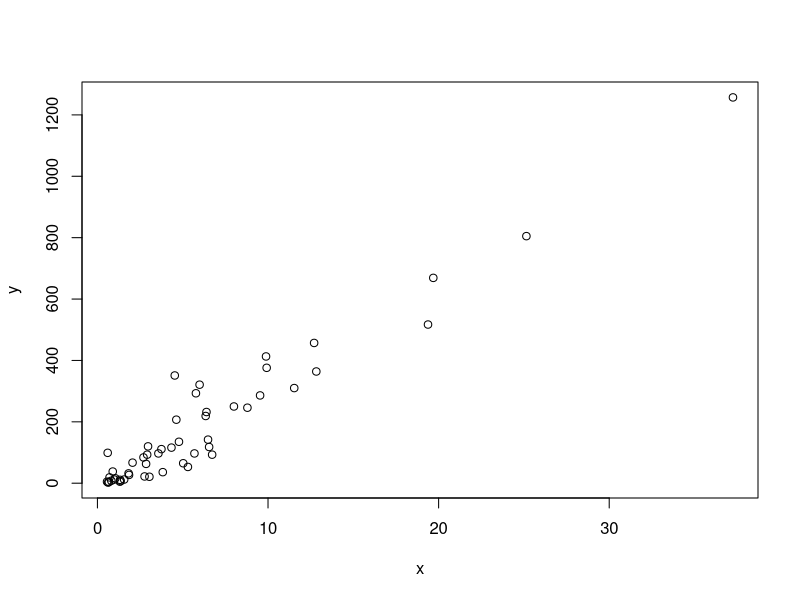
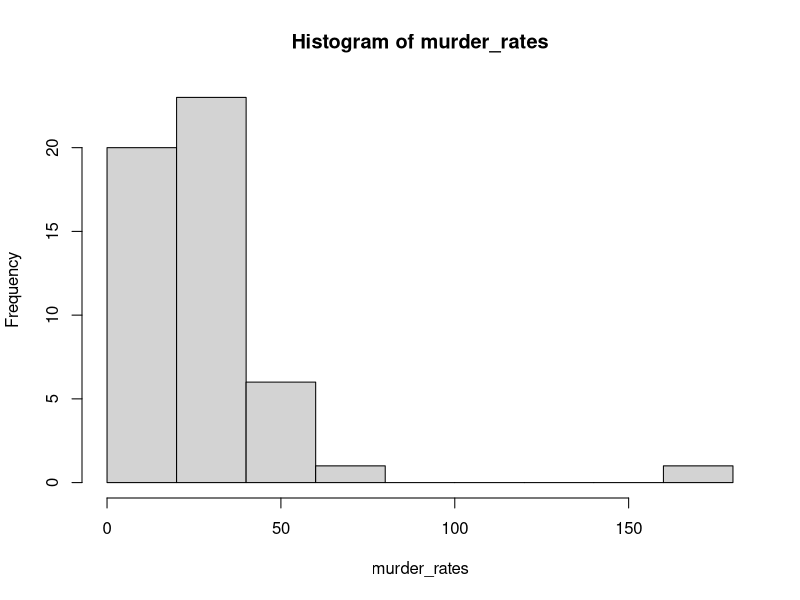
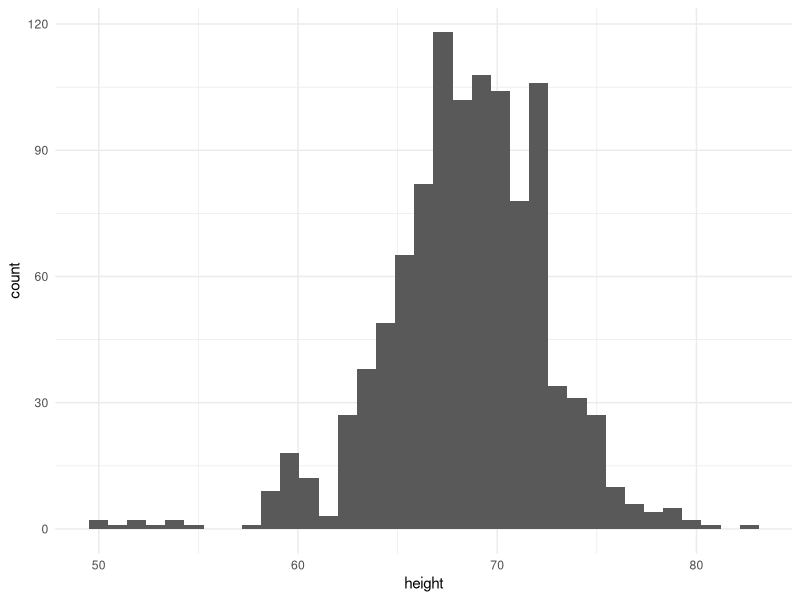
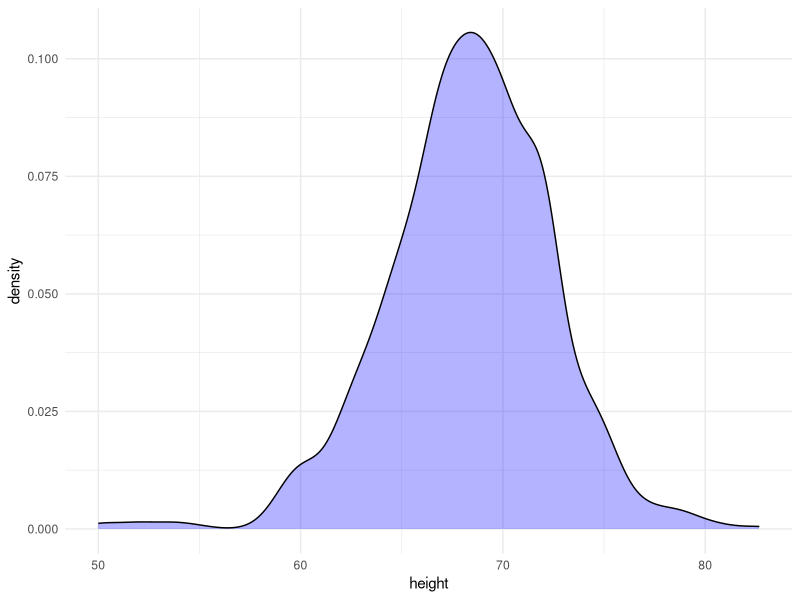
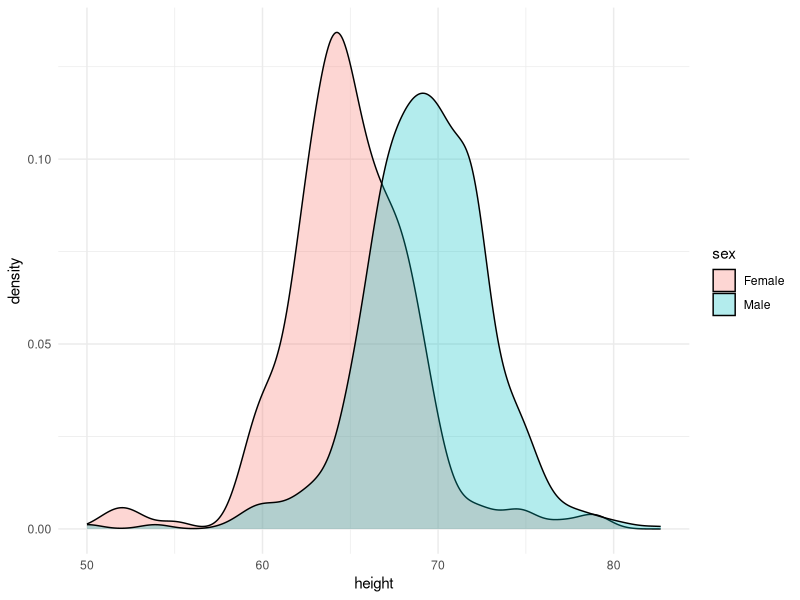
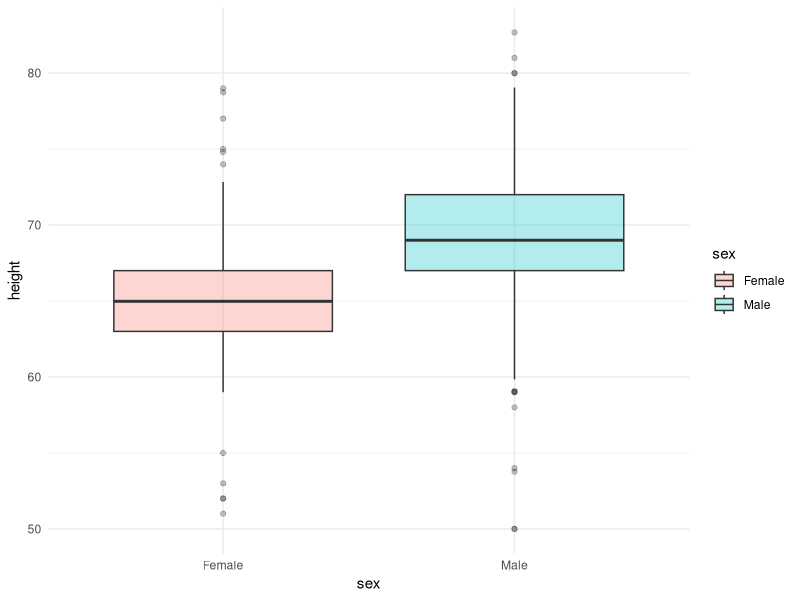
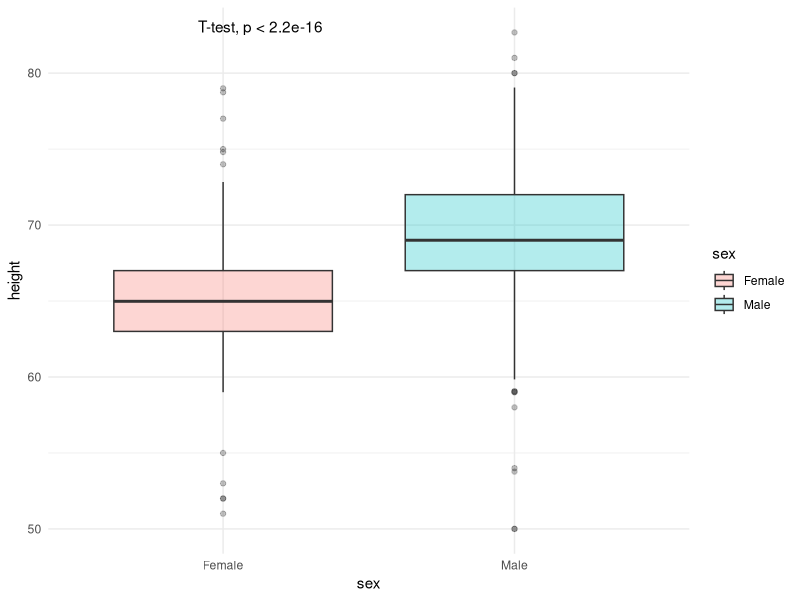
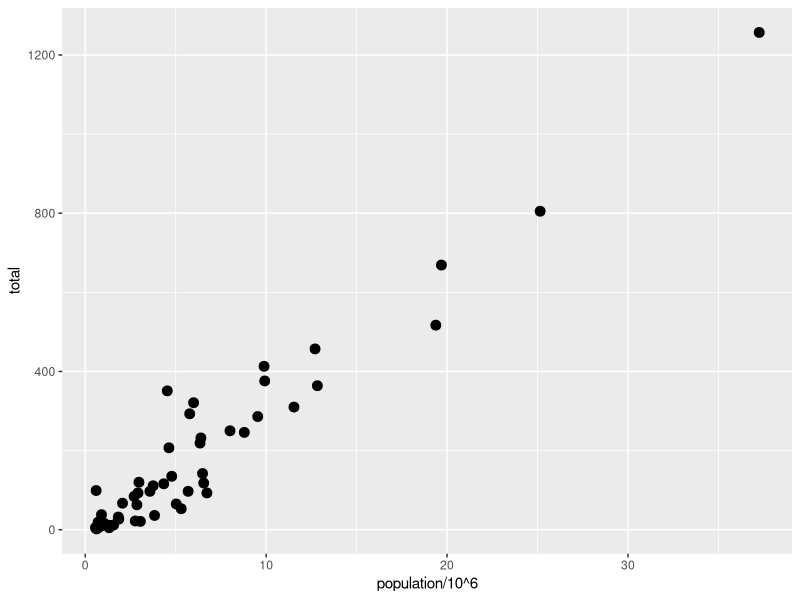

The R source for these figures, in order:
## ---- chunk 1
#install.packages(c("tidyverse", "dslabs"))
library(tidyverse)
library(dslabs)
library(ggrepel)
library(ggthemes)
data("murders")
## ---- chunk 2
x = murders$population/10^6
y = murders$total

plot(x,y)
## ---- chunk 3
murder_rates <- murders$total/murders$population * 10^6
hist(murder_rates)
## ---- chunk 4
library(ggpubr)

data("heights")
str(heights)
ggplot(data = heights, aes(height)) + geom_histogram(bins = 35) + theme_minimal()

ggplot(data = heights, aes(height)) + geom_density(fill = 'blue', alpha = 0.3) + theme_minimal()

ggplot(data = heights, aes(height, fill = sex)) + geom_density( alpha = 0.3) + theme_minimal()

ggplot(data = heights, aes(y = height, x = sex, fill = sex)) + geom_boxplot( alpha = 0.3) + theme_minimal()

ggplot(data = heights, aes(y = height, x = sex, fill = sex)) + geom_boxplot( alpha = 0.3) + theme_minimal() + stat_compare_means(method = 't.test')
## ---- chunk 5
#The object
p <- ggplot(data = murders, aes(x = population/10^6, y = total))

ggplot(data = murders, aes(x = population/10^6, y = total)) + 
  geom_point(size = 3)

ggplot(data = murders, aes(x = population/10^6, y = total)) + 
  geom_point(size = 3, aes(col = region)) +
  geom_text_repel(aes(label = abb))

ggplot(data = murders, aes(x = population/10^6, y = total)) + 
  geom_point(size = 3, aes(col = region)) +
  geom_text_repel(aes(label = abb)) +
  geom_smooth(method = "lm", se = FALSE, linewidth = 1, col = 'grey', linetype = 2)

ggplot(data = murders, aes(x = population/10^6, y = total)) + 
  geom_point(size = 3, aes(col = region)) +
  geom_text_repel(aes(label = abb)) +
  geom_smooth(method = "lm", se = FALSE, linewidth = 1, col = 'grey', linetype = 2) +
  scale_x_log10() +
  scale_y_log10()

ggplot(data = murders, aes(x = population/10^6, y = total)) + 
  geom_point(size = 3, aes(col = region)) +
  geom_text_repel(aes(label = abb)) +
  geom_smooth(method = "lm", se = FALSE, linewidth = 1, col = 'grey', linetype = 2) +
  scale_x_log10() +
  scale_y_log10() +
  xlab("Populations in millions (log scale)") + 
  ylab("Total number of murders (log scale)") +
  ggtitle("US Gun Murders in 2010")

ggplot(data = murders, aes(x = population/10^6, y = total)) + 
  geom_point(size = 3, aes(col = region)) +
  geom_text_repel(aes(label = abb)) +
  geom_smooth(method = "lm", se = FALSE, linewidth = 1, col = 'grey', linetype = 2) +
  scale_x_log10() +
  scale_y_log10() +
  xlab("Populations in millions (log scale)") + 
  ylab("Total number of murders (log scale)") +
  ggtitle("US Gun Murders in 2010") +
  theme_economist() +
  scale_color_discrete(name = "Region") +
  theme(
    axis.title.x = element_text(margin = margin(t = 10)),  # adjust margin for x-axis label
    axis.title.y = element_text(margin = margin(r = 10))   # adjust margin for y-axis label
  )


## ---- chunk 6
data("gapminder")
## ---- chunk 7
head(gapminder)
str(gapminder)
## ---- chunk 8
gapminder %>% 
  filter(year == 2015 & country %in% c("Sri Lanka","Turkey")) |> 
  select(country, infant_mortality)

## ---- chunk 9
theme_set(theme_bw())

gapminder %>% filter(year == 1962) %>% 
  ggplot( aes(fertility, life_expectancy, color = continent)) +
  geom_point() 

gapminder %>% filter(year %in% c(1962, 2012)) %>% 
  ggplot( aes(fertility, life_expectancy, color = continent)) +
  geom_point() + facet_grid(~year)


gapminder %>% filter(year %in% c(1962, 1980, 1990, 2000, 2012)) %>% 
  ggplot( aes(fertility, life_expectancy, color = continent)) +
  geom_point() + facet_wrap(~year,)

## ---- chunk 10
library(gganimate)
gapminder %>% 
  ggplot( aes(fertility, life_expectancy, color = continent)) +
  geom_point()  + transition_time(year) + labs(title = "Year: {frame_time}")

## ---- chunk 11
ggplot(
  gapminder, 
  aes(x = gdp, y=life_expectancy, size = population, colour = continent)
  ) +
  geom_point(show.legend = FALSE, alpha = 0.7) +
 
  scale_size(range = c(2, 12)) +
  scale_x_log10() +
  labs(x = "GDP per capita", y = "Life expectancy")


gapminder %>% filter(year == 2000) %>% ggplot(aes(x = gdp, y=life_expectancy, size = population, colour = continent)) +
  geom_point( alpha = 0.7) +
  scale_size(range = c(2, 12)) +
  scale_x_log10() +
  labs(x = "GDP per capita", y = "Life expectancy")

p_an <- gapminder  %>% ggplot(aes(x = gdp, y=life_expectancy, size = population, colour = continent)) +
  geom_point( alpha = 0.7) +
  scale_size(range = c(2, 12)) +
  scale_x_log10() +
  labs(x = "GDP per capita", y = "Life expectancy") +
  transition_time(year) +
  labs(title = "Year: {frame_time}") + theme_minimal()

#save the animation
#anim_save("gapminder.gif", animate(p_an, nframes = 100), path = "anim")

## ---- chunk 12
library(ggpubr)
dslabs::gapminder %>% filter(year == 2000) %>%
    mutate(continent = reorder(continent, gdp, FUN = median)) %>%
    ggplot(aes(x = continent, y = gdp)) +
    geom_boxplot() +
    scale_y_log10() +
  stat_compare_means()
